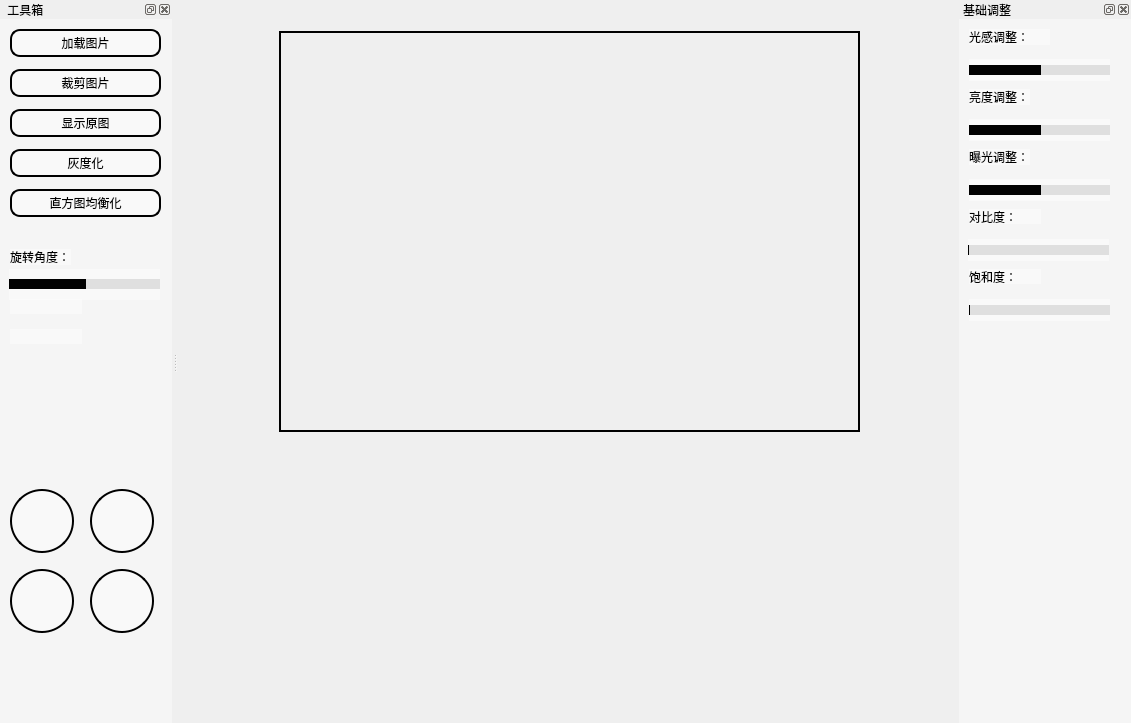
<?xml version="1.0" encoding="UTF-8"?>
<ui version="4.0">
 <class>mainwindow</class>
 <widget class="QMainWindow" name="mainwindow">
  <property name="geometry">
   <rect>
    <x>0</x>
    <y>0</y>
    <width>1131</width>
    <height>723</height>
   </rect>
  </property>
  <property name="windowTitle">
   <string>MainWindow</string>
  </property>
  <property name="styleSheet">
   <string notr="true">QMainWindow{
                background-image: url(:/myImage/images/bg3.jpg);
                }

                QPushButton{
                border-radius:10px;
                /*color: rgb(255, 255, 255);*/
                background-color: rgb(255, 255, 255);
                border:2px solid rgb(0,0,0);
                outline: none;
                }
                QPushButton:pressed{
                background-color: rgb(204, 204, 215);
                }
                QPushButton:disabled{
                background-color: rgb(167, 164, 170);
                }
                QSlider::handle:vertical{
                color:black;
                }</string>
  </property>
  <widget class="QWidget" name="centralWidget">
   <layout class="QGridLayout" name="gridLayout">
    <item row="0" column="1">
     <widget class="QWidget" name="widget" native="true">
      <widget class="QLabel" name="label_show">
       <property name="geometry">
        <rect>
         <x>90</x>
         <y>20</y>
         <width>581</width>
         <height>401</height>
        </rect>
       </property>
       <property name="frameShape">
        <enum>QFrame::WinPanel</enum>
       </property>
       <property name="lineWidth">
        <number>1</number>
       </property>
       <property name="text">
        <string/>
       </property>
      </widget>
     </widget>
    </item>
   </layout>
  </widget>
  <widget class="QDockWidget" name="dockWidget">
   <property name="minimumSize">
    <size>
     <width>172</width>
     <height>46</height>
    </size>
   </property>
   <property name="styleSheet">
    <string notr="true">background-color: rgba(255, 255, 255, 100);</string>
   </property>
   <property name="windowTitle">
    <string> 工具箱</string>
   </property>
   <attribute name="dockWidgetArea">
    <number>1</number>
   </attribute>
   <widget class="QWidget" name="dockWidgetContents">
    <widget class="QPushButton" name="pushButton">
     <property name="geometry">
      <rect>
       <x>10</x>
       <y>10</y>
       <width>151</width>
       <height>28</height>
      </rect>
     </property>
     <property name="styleSheet">
      <string notr="true"/>
     </property>
     <property name="text">
      <string>加载图片</string>
     </property>
    </widget>
    <widget class="QPushButton" name="pushButton_gray">
     <property name="geometry">
      <rect>
       <x>10</x>
       <y>90</y>
       <width>151</width>
       <height>28</height>
      </rect>
     </property>
     <property name="text">
      <string>显示原图</string>
     </property>
    </widget>
    <widget class="QPushButton" name="pushButton_junzhi">
     <property name="geometry">
      <rect>
       <x>10</x>
       <y>130</y>
       <width>151</width>
       <height>28</height>
      </rect>
     </property>
     <property name="text">
      <string>灰度化</string>
     </property>
    </widget>
    <widget class="QLabel" name="label_2">
     <property name="geometry">
      <rect>
       <x>10</x>
       <y>280</y>
       <width>72</width>
       <height>15</height>
      </rect>
     </property>
     <property name="text">
      <string/>
     </property>
    </widget>
    <widget class="QLabel" name="label_3">
     <property name="geometry">
      <rect>
       <x>10</x>
       <y>310</y>
       <width>72</width>
       <height>15</height>
      </rect>
     </property>
     <property name="text">
      <string/>
     </property>
    </widget>
    <widget class="QSlider" name="horizontalSlider_2">
     <property name="geometry">
      <rect>
       <x>9</x>
       <y>250</y>
       <width>151</width>
       <height>31</height>
      </rect>
     </property>
     <property name="styleSheet">
      <string notr="true">QSlider::add-page:Horizontal
                            {
                            background-color: rgb(223, 223, 223);
                            height:4px;
                            }
                            QSlider::sub-page:Horizontal
                            {
                            background-color:black;
                            height:4px;
                            }
                            QSlider::groove:Horizontal
                            {
                            background:transparent;
                            height:10px;
                            border-radius: 5px;
                            }
                            QSlider::handle:Horizontal
                            {
                            height: 20px;
                            width:20px;
                            border-image: url(:/myImage/images/slide.png);
                            margin: -8 0px;
                            }
                        </string>
     </property>
     <property name="maximum">
      <number>100</number>
     </property>
     <property name="singleStep">
      <number>1</number>
     </property>
     <property name="value">
      <number>50</number>
     </property>
     <property name="orientation">
      <enum>Qt::Horizontal</enum>
     </property>
    </widget>
    <widget class="QLabel" name="label_5">
     <property name="geometry">
      <rect>
       <x>10</x>
       <y>230</y>
       <width>61</width>
       <height>16</height>
      </rect>
     </property>
     <property name="text">
      <string>旋转角度：</string>
     </property>
    </widget>
    <widget class="QPushButton" name="pushButton_origin">
     <property name="geometry">
      <rect>
       <x>10</x>
       <y>50</y>
       <width>151</width>
       <height>28</height>
      </rect>
     </property>
     <property name="text">
      <string>裁剪图片</string>
     </property>
    </widget>
    <widget class="QPushButton" name="pushButton_turnleft">
     <property name="geometry">
      <rect>
       <x>10</x>
       <y>470</y>
       <width>64</width>
       <height>64</height>
      </rect>
     </property>
     <property name="styleSheet">
      <string notr="true">border-radius:32px;
                            background-repeat:no-repeat;
                            background-position:center;
                            background-image: url(:/myImage/images/turn-left.png);</string>
     </property>
     <property name="text">
      <string/>
     </property>
    </widget>
    <widget class="QPushButton" name="pushButton_turnright">
     <property name="geometry">
      <rect>
       <x>90</x>
       <y>470</y>
       <width>64</width>
       <height>64</height>
      </rect>
     </property>
     <property name="styleSheet">
      <string notr="true">border-radius:32px;
                            background-repeat:no-repeat;
                            background-position:center;
                            background-image: url(:/myImage/images/turn-right.png);</string>
     </property>
     <property name="text">
      <string/>
     </property>
    </widget>
    <widget class="QPushButton" name="pushButton_turnleft_2">
     <property name="geometry">
      <rect>
       <x>10</x>
       <y>550</y>
       <width>64</width>
       <height>64</height>
      </rect>
     </property>
     <property name="styleSheet">
      <string notr="true">border-radius:32px;
                            background-repeat:no-repeat;
                            background-position:center;
                            background-image: url(:/myImage/images/shuiping.png);</string>
     </property>
     <property name="text">
      <string/>
     </property>
    </widget>
    <widget class="QPushButton" name="pushButton_turnleft_3">
     <property name="geometry">
      <rect>
       <x>90</x>
       <y>550</y>
       <width>64</width>
       <height>64</height>
      </rect>
     </property>
     <property name="styleSheet">
      <string notr="true">border-radius:32px;
                            background-repeat:no-repeat;
                            background-position:center;
                            background-image: url(:/myImage/images/chuizhi.png);</string>
     </property>
     <property name="text">
      <string/>
     </property>
    </widget>
    <widget class="QPushButton" name="pushButton_junzhi_2">
     <property name="geometry">
      <rect>
       <x>10</x>
       <y>170</y>
       <width>151</width>
       <height>28</height>
      </rect>
     </property>
     <property name="text">
      <string>直方图均衡化</string>
     </property>
    </widget>
   </widget>
  </widget>
  <widget class="QDockWidget" name="dockWidget_2">
   <property name="minimumSize">
    <size>
     <width>172</width>
     <height>500</height>
    </size>
   </property>
   <property name="maximumSize">
    <size>
     <width>172</width>
     <height>524287</height>
    </size>
   </property>
   <property name="styleSheet">
    <string notr="true">background-color: rgba(255, 255, 255, 100);</string>
   </property>
   <property name="floating">
    <bool>false</bool>
   </property>
   <property name="allowedAreas">
    <set>Qt::AllDockWidgetAreas</set>
   </property>
   <property name="windowTitle">
    <string>基础调整</string>
   </property>
   <attribute name="dockWidgetArea">
    <number>2</number>
   </attribute>
   <widget class="QWidget" name="dockWidgetContents_5">
    <widget class="QSlider" name="horizontalSlider">
     <property name="geometry">
      <rect>
       <x>10</x>
       <y>40</y>
       <width>141</width>
       <height>22</height>
      </rect>
     </property>
     <property name="styleSheet">
      <string notr="true">QSlider::add-page:Horizontal
                            {
                            background-color: rgb(223, 223, 223);
                            height:4px;
                            }
                            QSlider::sub-page:Horizontal
                            {
                            background-color:black;
                            height:4px;
                            }
                            QSlider::groove:Horizontal
                            {
                            background:transparent;
                            height:10px;
                            border-radius: 5px;
                            }
                            QSlider::handle:Horizontal
                            {
                            height: 20px;
                            width:20px;
                            border-image: url(:/myImage/images/slide.png);
                            margin: -8 0px;
                            }
                        </string>
     </property>
     <property name="minimum">
      <number>-300</number>
     </property>
     <property name="maximum">
      <number>300</number>
     </property>
     <property name="orientation">
      <enum>Qt::Horizontal</enum>
     </property>
    </widget>
    <widget class="QLabel" name="label_4">
     <property name="geometry">
      <rect>
       <x>10</x>
       <y>10</y>
       <width>81</width>
       <height>16</height>
      </rect>
     </property>
     <property name="text">
      <string>光感调整：</string>
     </property>
    </widget>
    <widget class="QLabel" name="label">
     <property name="geometry">
      <rect>
       <x>10</x>
       <y>70</y>
       <width>61</width>
       <height>16</height>
      </rect>
     </property>
     <property name="text">
      <string>亮度调整：</string>
     </property>
    </widget>
    <widget class="QSlider" name="horizontalSlider_erzhi">
     <property name="geometry">
      <rect>
       <x>10</x>
       <y>100</y>
       <width>141</width>
       <height>22</height>
      </rect>
     </property>
     <property name="styleSheet">
      <string notr="true">QSlider::add-page:Horizontal
                            {
                            background-color: rgb(223, 223, 223);
                            height:4px;
                            }
                            QSlider::sub-page:Horizontal
                            {
                            background-color:black;
                            height:4px;
                            }
                            QSlider::groove:Horizontal
                            {
                            background:transparent;
                            height:10px;
                            border-radius: 5px;
                            }
                            QSlider::handle:Horizontal
                            {
                            height: 20px;
                            width:20px;
                            border-image: url(:/myImage/images/slide.png);
                            margin: -8 0px;
                            }
                        </string>
     </property>
     <property name="maximum">
      <number>255</number>
     </property>
     <property name="value">
      <number>128</number>
     </property>
     <property name="orientation">
      <enum>Qt::Horizontal</enum>
     </property>
    </widget>
    <widget class="QLabel" name="label_9">
     <property name="geometry">
      <rect>
       <x>10</x>
       <y>190</y>
       <width>72</width>
       <height>15</height>
      </rect>
     </property>
     <property name="text">
      <string>对比度：</string>
     </property>
    </widget>
    <widget class="QSlider" name="horizontalSlider_duibi">
     <property name="geometry">
      <rect>
       <x>9</x>
       <y>220</y>
       <width>141</width>
       <height>22</height>
      </rect>
     </property>
     <property name="styleSheet">
      <string notr="true">QSlider::add-page:Horizontal
                            {
                            background-color: rgb(223, 223, 223);
                            height:4px;
                            }
                            QSlider::sub-page:Horizontal
                            {
                            background-color:black;
                            height:4px;
                            }
                            QSlider::groove:Horizontal
                            {
                            background:transparent;
                            height:10px;
                            border-radius: 5px;
                            }
                            QSlider::handle:Horizontal
                            {
                            height: 20px;
                            width:20px;
                            border-image: url(:/myImage/images/slide.png);
                            margin: -8 0px;
                            }
                        </string>
     </property>
     <property name="maximum">
      <number>255</number>
     </property>
     <property name="orientation">
      <enum>Qt::Horizontal</enum>
     </property>
    </widget>
    <widget class="QLabel" name="label_10">
     <property name="geometry">
      <rect>
       <x>10</x>
       <y>250</y>
       <width>72</width>
       <height>15</height>
      </rect>
     </property>
     <property name="text">
      <string>饱和度：</string>
     </property>
    </widget>
    <widget class="QSlider" name="horizontalSlider_baohe">
     <property name="geometry">
      <rect>
       <x>10</x>
       <y>280</y>
       <width>141</width>
       <height>22</height>
      </rect>
     </property>
     <property name="styleSheet">
      <string notr="true">QSlider::add-page:Horizontal
                            {
                            background-color: rgb(223, 223, 223);
                            height:4px;
                            }
                            QSlider::sub-page:Horizontal
                            {
                            background-color:black;
                            height:4px;
                            }
                            QSlider::groove:Horizontal
                            {
                            background:transparent;
                            height:10px;
                            border-radius: 5px;
                            }
                            QSlider::handle:Horizontal
                            {
                            height: 20px;
                            width:20px;
                            border-image: url(:/myImage/images/slide.png);
                            margin: -8 0px;
                            }
                        </string>
     </property>
     <property name="orientation">
      <enum>Qt::Horizontal</enum>
     </property>
    </widget>
    <widget class="QSlider" name="horizontalSlider_erzhi_2">
     <property name="geometry">
      <rect>
       <x>10</x>
       <y>160</y>
       <width>141</width>
       <height>22</height>
      </rect>
     </property>
     <property name="styleSheet">
      <string notr="true">QSlider::add-page:Horizontal
                            {
                            background-color: rgb(223, 223, 223);
                            height:4px;
                            }
                            QSlider::sub-page:Horizontal
                            {
                            background-color:black;
                            height:4px;
                            }
                            QSlider::groove:Horizontal
                            {
                            background:transparent;
                            height:10px;
                            border-radius: 5px;
                            }
                            QSlider::handle:Horizontal
                            {
                            height: 20px;
                            width:20px;
                            border-image: url(:/myImage/images/slide.png);
                            margin: -8 0px;
                            }
                        </string>
     </property>
     <property name="maximum">
      <number>255</number>
     </property>
     <property name="value">
      <number>128</number>
     </property>
     <property name="orientation">
      <enum>Qt::Horizontal</enum>
     </property>
    </widget>
    <widget class="QLabel" name="label_11">
     <property name="geometry">
      <rect>
       <x>10</x>
       <y>130</y>
       <width>61</width>
       <height>16</height>
      </rect>
     </property>
     <property name="text">
      <string>曝光调整：</string>
     </property>
    </widget>
   </widget>
  </widget>
  <action name="action_New">
   <property name="icon">
    <iconset>
     <normaloff>:/myImage/images/filenew.png</normaloff>:/myImage/images/filenew.png</iconset>
   </property>
   <property name="text">
    <string>新建文件(&amp;N)</string>
   </property>
   <property name="toolTip">
    <string>新建文件</string>
   </property>
   <property name="shortcut">
    <string>Ctrl+N</string>
   </property>
  </action>
  <action name="action_Dock">
   <property name="icon">
    <iconset>
     <normaloff>:/myImage/images/zoom-in.png</normaloff>:/myImage/images/zoom-in.png</iconset>
   </property>
   <property name="text">
    <string>显示Dock(&amp;D)</string>
   </property>
   <property name="toolTip">
    <string>显示Dock</string>
   </property>
   <property name="shortcut">
    <string>Ctrl+D</string>
   </property>
  </action>
  <action name="action_Open">
   <property name="icon">
    <iconset>
     <normaloff>:/myImage/images/picture.png</normaloff>:/myImage/images/picture.png</iconset>
   </property>
   <property name="text">
    <string>打开图片(&amp;O)</string>
   </property>
   <property name="toolTip">
    <string>打开文件</string>
   </property>
   <property name="shortcut">
    <string>Ctrl+O</string>
   </property>
  </action>
  <action name="action_Save">
   <property name="icon">
    <iconset>
     <normaloff>:/myImage/images/save.png</normaloff>:/myImage/images/save.png</iconset>
   </property>
   <property name="text">
    <string>保存图片(&amp;S)</string>
   </property>
   <property name="toolTip">
    <string>保存</string>
   </property>
   <property name="shortcut">
    <string>Ctrl+S</string>
   </property>
  </action>
  <action name="action_Asave">
   <property name="icon">
    <iconset>
     <normaloff>:/myImage/images/filesaveas.png</normaloff>:/myImage/images/filesaveas.png</iconset>
   </property>
   <property name="text">
    <string>另存为(&amp;A)</string>
   </property>
   <property name="toolTip">
    <string>另存为</string>
   </property>
   <property name="shortcut">
    <string>Ctrl+A</string>
   </property>
  </action>
  <action name="action_About">
   <property name="icon">
    <iconset>
     <normaloff>:/myImage/images/about.png</normaloff>:/myImage/images/about.png</iconset>
   </property>
   <property name="text">
    <string>关于(&amp;A)</string>
   </property>
   <property name="toolTip">
    <string>关于</string>
   </property>
   <property name="shortcut">
    <string>Ctrl+A</string>
   </property>
  </action>
  <action name="action_Help">
   <property name="icon">
    <iconset>
     <normaloff>:/myImage/images/help.png</normaloff>:/myImage/images/help.png</iconset>
   </property>
   <property name="text">
    <string>帮助(&amp;H)</string>
   </property>
   <property name="toolTip">
    <string>帮助</string>
   </property>
   <property name="shortcut">
    <string>Ctrl+H</string>
   </property>
  </action>
  <action name="action_L">
   <property name="icon">
    <iconset>
     <normaloff>:/myImage/images/zh-en.png</normaloff>:/myImage/images/zh-en.png</iconset>
   </property>
   <property name="text">
    <string>切换中英文(&amp;L)</string>
   </property>
   <property name="shortcut">
    <string>Ctrl+L</string>
   </property>
  </action>
  <action name="action_L_2">
   <property name="icon">
    <iconset>
     <normaloff>:/myImage/images/left.png</normaloff>:/myImage/images/left.png</iconset>
   </property>
   <property name="text">
    <string>左对齐(&amp;L)</string>
   </property>
  </action>
  <action name="action_R">
   <property name="icon">
    <iconset>
     <normaloff>:/myImage/images/right.png</normaloff>:/myImage/images/right.png</iconset>
   </property>
   <property name="text">
    <string>右对齐(&amp;R)</string>
   </property>
  </action>
  <action name="action_C">
   <property name="icon">
    <iconset>
     <normaloff>:/myImage/images/center.png</normaloff>:/myImage/images/center.png</iconset>
   </property>
   <property name="text">
    <string>居中(&amp;C)</string>
   </property>
  </action>
  <action name="action_V">
   <property name="icon">
    <iconset>
     <normaloff>:/myImage/images/video.png</normaloff>:/myImage/images/video.png</iconset>
   </property>
   <property name="text">
    <string>打开视频(&amp;V)</string>
   </property>
   <property name="shortcut">
    <string>Ctrl+V</string>
   </property>
  </action>
  <action name="action_H">
   <property name="icon">
    <iconset>
     <normaloff>:/myImage/images/gray.png</normaloff>:/myImage/images/gray.png</iconset>
   </property>
   <property name="text">
    <string>灰度化(&amp;H)</string>
   </property>
   <property name="shortcut">
    <string>Ctrl+H</string>
   </property>
  </action>
  <action name="action_J">
   <property name="icon">
    <iconset>
     <normaloff>:/myImage/images/junzhi.png</normaloff>:/myImage/images/junzhi.png</iconset>
   </property>
   <property name="text">
    <string>均值滤波(&amp;J)</string>
   </property>
   <property name="shortcut">
    <string>Ctrl+J</string>
   </property>
  </action>
  <action name="action_B">
   <property name="icon">
    <iconset>
     <normaloff>:/myImage/images/bianyuan.png</normaloff>:/myImage/images/bianyuan.png</iconset>
   </property>
   <property name="text">
    <string>边缘检测(&amp;B)</string>
   </property>
   <property name="shortcut">
    <string>Ctrl+B</string>
   </property>
  </action>
  <action name="action_Y">
   <property name="icon">
    <iconset>
     <normaloff>:/myImage/images/fuhe.png</normaloff>:/myImage/images/fuhe.png</iconset>
   </property>
   <property name="text">
    <string>边缘+原图(&amp;Y)</string>
   </property>
   <property name="shortcut">
    <string>Ctrl+Y</string>
   </property>
  </action>
  <action name="action_G">
   <property name="icon">
    <iconset>
     <normaloff>:/myImage/images/gamma.png</normaloff>:/myImage/images/gamma.png</iconset>
   </property>
   <property name="text">
    <string>伽马变换(&amp;G)</string>
   </property>
   <property name="shortcut">
    <string>Ctrl+G</string>
   </property>
  </action>
 </widget>
 <layoutdefault spacing="6" margin="11"/>
 <resources>
  <include location="myimage.qrc"/>
 </resources>
 <connections/>
</ui>
